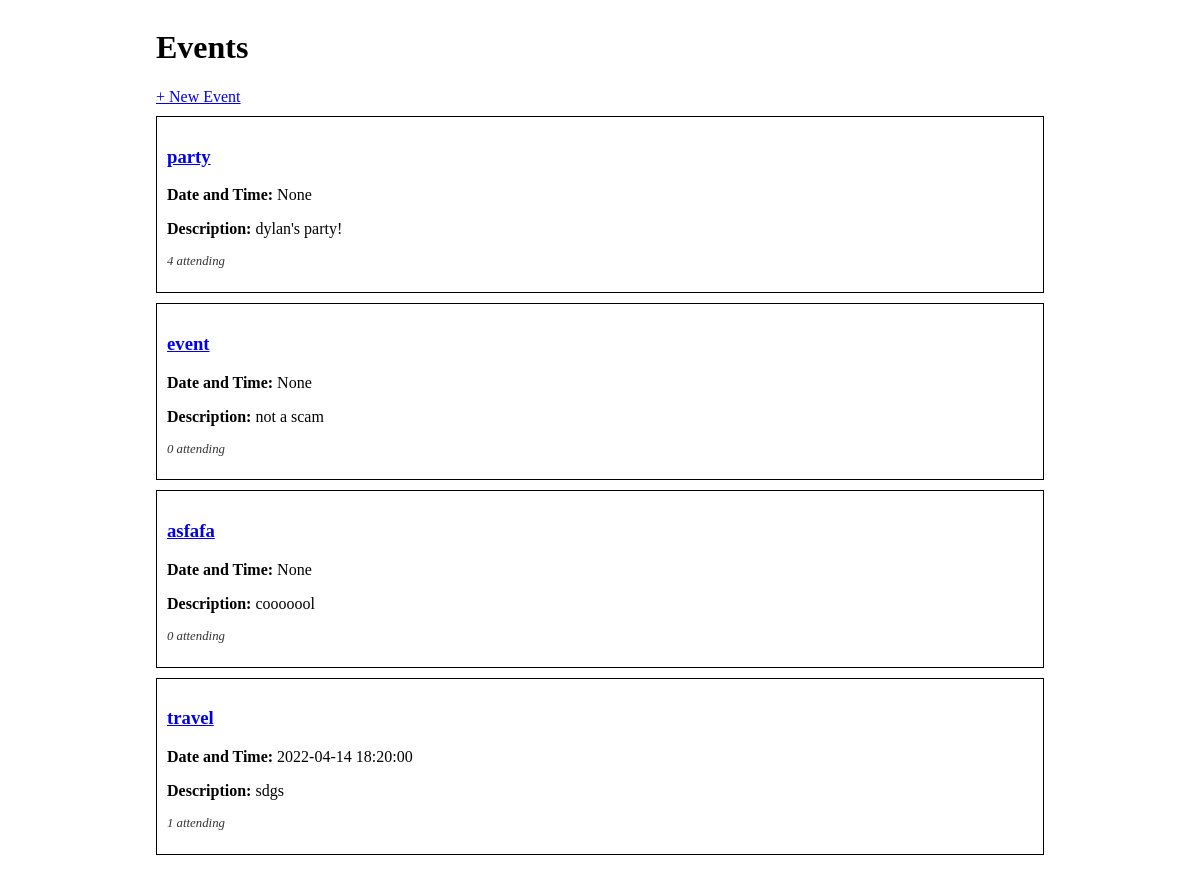
The page / on the database its author committed.
### events_app/models.py (models this page shows)
class Event(db.Model):
  id = db.Column(db.Integer, primary_key=True)
  title = db.Column(db.String(80), nullable=False)
  description = db.Column(db.String(), nullable=False)
  date = db.Column(db.String(), nullable=False)
  guests = db.relationship('Guest', secondary='guest_events')

### events_app/routes.py (the view)
@main.route('/')
def index():
    events = Event.query.all()
    return render_template('index.html', events=events)

### events_app/templates/index.html
{% extends 'base.html' %} {% block content %}
<h1>Events</h1>
<a href="/create">+ New Event</a>
{% for event in events %}
<div class="event-container">
  <h3><a href="/event/{{ event.id }}">{{ event.title }}</a></h3>
  <p><strong>Date and Time: </strong>{{ event.date }}</p>
  <p><strong>Description: </strong>{{ event.description }}</p>
  <p class="small-text">{{ event.guests|length }} attending</p>
</div>
{% endfor %}
 {% endblock %}

### events_app/templates/base.html (shortened to what this page needs)
<!DOCTYPE html>
<html>
    <head>
        <link rel="stylesheet" href="/static/style.css">
    </head>
    <body>
        <div id="content">
            {% block content %}{% endblock %}
        </div>
    </body>
</html>

### events_app/static/style.css (style rules this page uses)
body { display: flex; justify-content: center; }
#content { width: 75%; }
.event-container { border: 1px solid #000; margin: 10px 0; padding: 10px; }
.small-text { font-size: 0.8em; color: #333; font-style: italic; }

### rows shown on the page
Event: title "party", date "None", description "dylan's party!", guests|length "4"
Event: title "event", date "None", description "not a scam", guests|length "0"
Event: title "asfafa", date "None", description "cooooool", guests|length "0"
Event: title "travel", date "2022-04-14 18:20:00", description "sdgs", guests|length "1"
